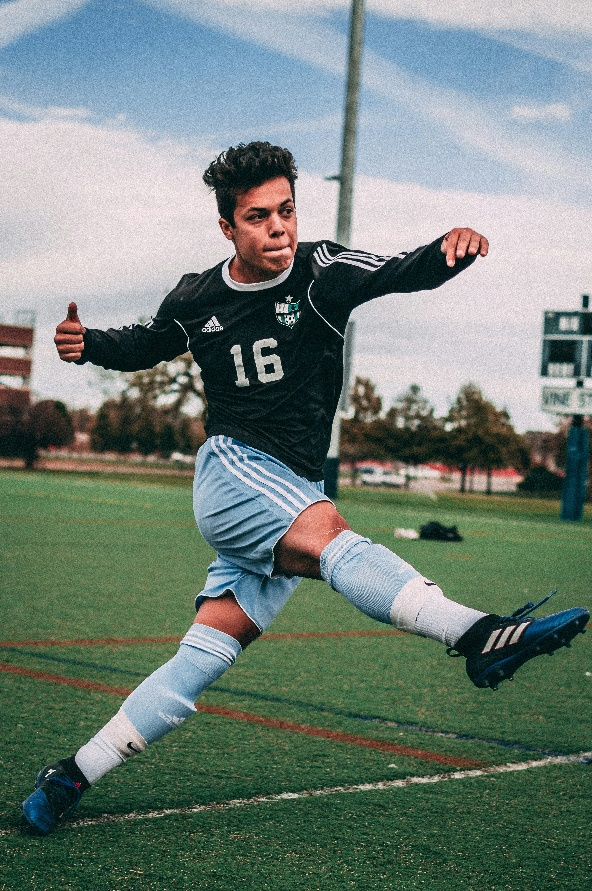
#> input picture opencv/Ch.02/soccer.jpg, 592 x 891 px, found by its file name
$ python 2-3.py
#> lines starting #> are read from the running program, lines starting #| are printed output that depends on the picture
import cv2 as cv
import sys

img = cv.imread('./opencv/Ch.02/soccer.jpg')
#> img is the input picture: shape (891, 592, 3); mean B, G, R 120.7, 128, 113.2

if img is None:
    sys.exit('File Not Found')

# 이미지 축소하기 -배율
Small_image = cv.resize(img, dsize=(0,0), fx=0.3, fy=0.3) # 가로, 세로 30% 축소
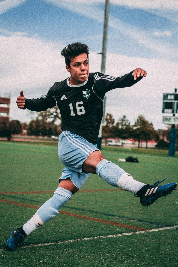
#> Small_image: shape (267, 178, 3); mean B, G, R 120.6, 127.9, 113.2

# 이미지 축소하기 - 지정된 사이즈로
resized = cv.resize(img, (200, 300))  # 너비 400, 높이 300
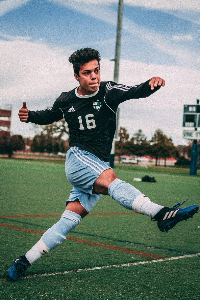
#> resized: shape (300, 200, 3); mean B, G, R 120.5, 127.8, 113

# 이미지 출력
cv.imshow('Image Display', Small_image)
cv.imshow('small Image Display', resized)

# 키 입력 대기
cv.waitKey()

# 열려 있는 모든 OpenCV 창 닫기
cv.destroyWindow()

$ run again, with opencv/Ch.02/girl.jpg copied over opencv/Ch.02/soccer.jpg
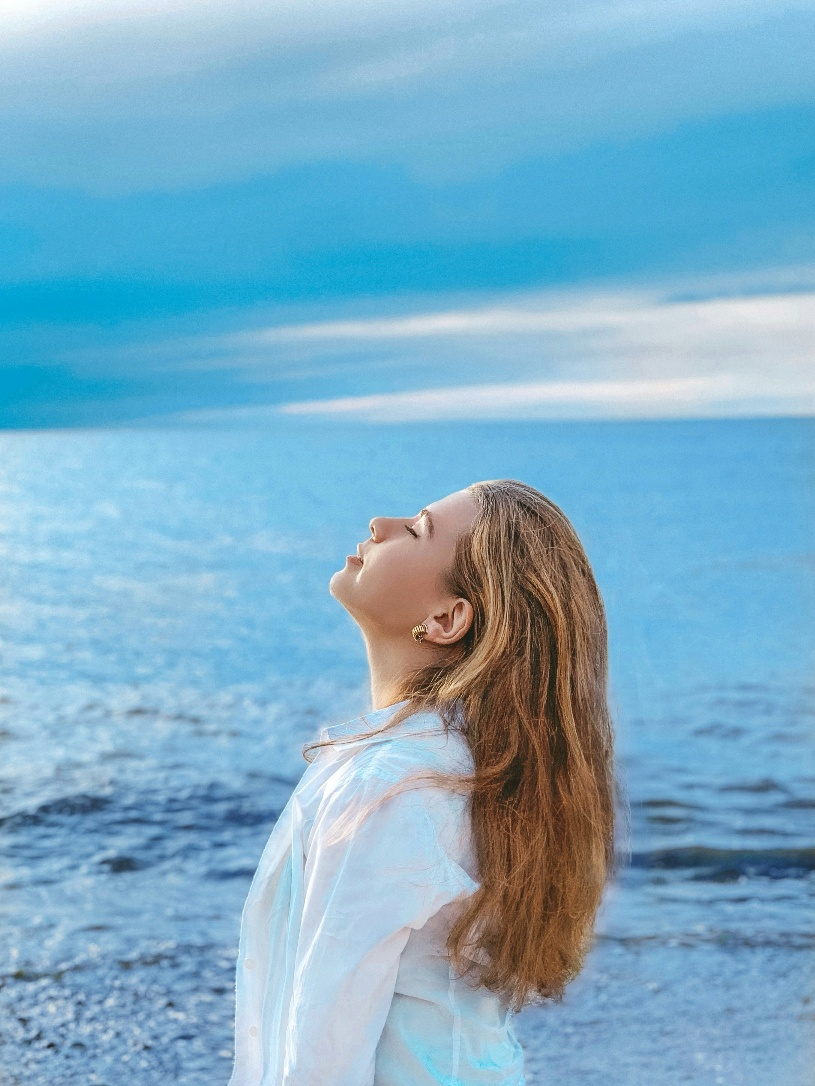
#> input picture opencv/Ch.02/girl.jpg, 815 x 1086 px, found by its file name
#> img is the input picture: shape (1086, 815, 3); mean B, G, R 199.4, 173.4, 124.6
#> `resized = cv.resize(img, (200, 300))`:
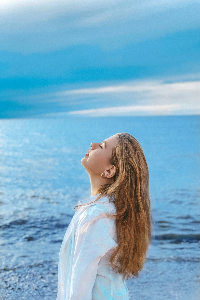
#> resized: shape (300, 200, 3); mean B, G, R 199.2, 173.3, 124.5
